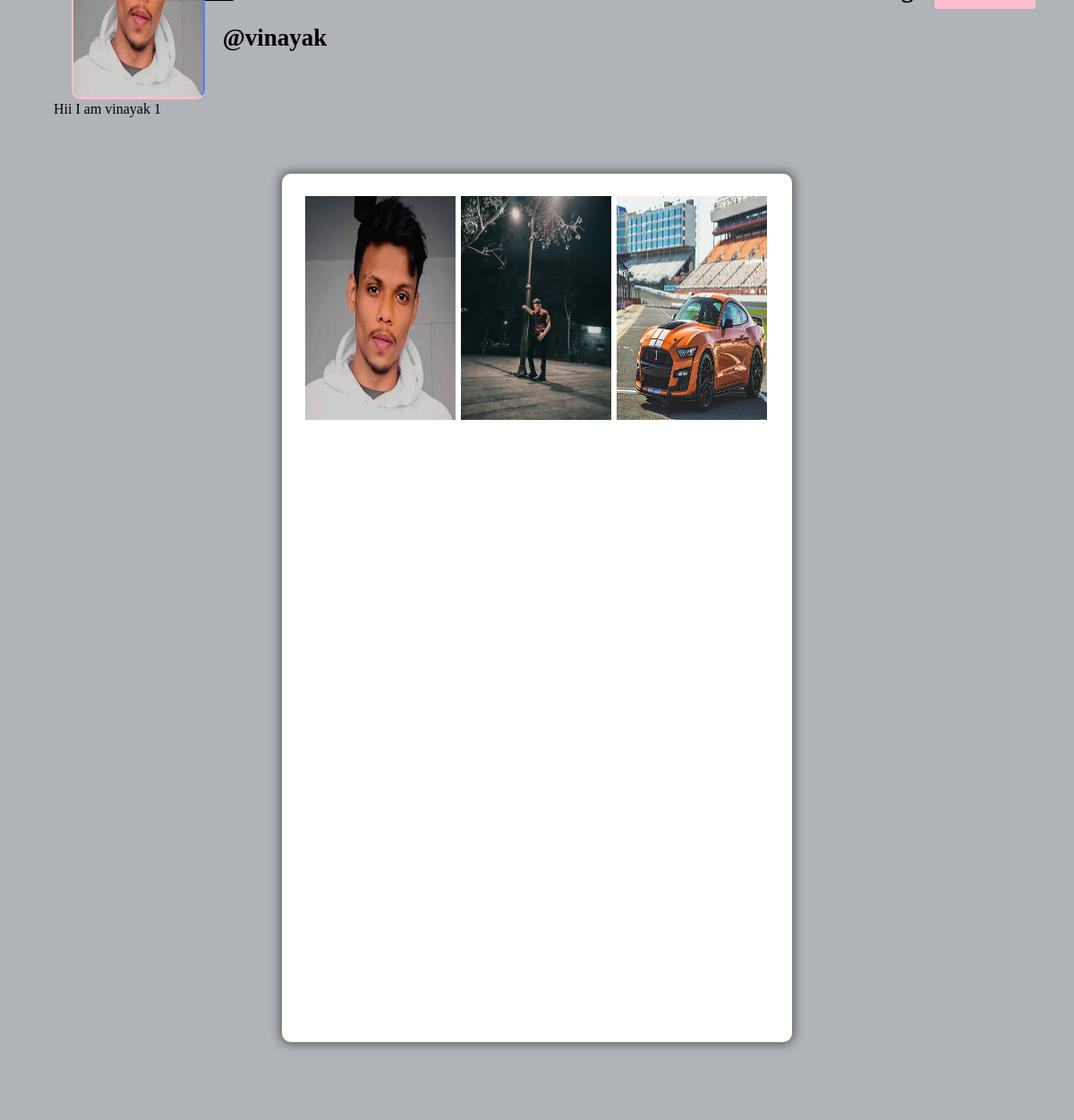
/profile/vinayak (signed in), run on the app's committed database.
### core/models.py (models this page shows, shortened)
class Profile(models.Model):
    user = models.ForeignKey(User,on_delete=models.CASCADE)
    name = models.CharField(max_length=200)
    id_user = models.IntegerField(blank=True)
    bio = models.TextField(blank=True)
    profile_img = models.ImageField(upload_to = 'profile_images', default = 'user.png')
    location = models.CharField(max_length=200,blank=True)

class Post(models.Model):
    id = models.UUIDField(primary_key = True, default=uuid.uuid4)
    user = models.CharField(max_length=100)
    image = models.ImageField(upload_to='post_images')
    caption = models.TextField()
    created_at = models.DateTimeField(default=datetime.now)
    no_of_likes = models.IntegerField(default=0)

### core/views.py (the view)
# urls.py: path('profile/<str:pk>', views.profile, name = 'profile'),
@login_required(login_url='signin')
def profile(request, pk):
    user_object = User.objects.get(username=pk)
    user_profile = Profile.objects.get(user=user_object)
    user_posts = Post.objects.filter(user=pk)
    user_posts_length = len(user_posts)
    follower = request.user.username
    user = pk
    if FollowersCount.objects.filter(follower=follower,user=user).first():
        button_text = 'Unfollow'
    else:
        button_text = 'Follow'
    user_followers = len(FollowersCount.objects.filter(user=pk))
    user_following = len(FollowersCount.objects.filter(follower=pk))
    context = {
        'user_object':user_object,
        'user_profile': user_profile,
        'user_posts':user_posts,
        'user_posts_length':user_posts_length,
        'button_text':button_text,
        'user_followers':user_followers,
        'user_following':user_following
    }
    return render(request,'profile.html', context)

### templates/profile.html (shortened to what this page needs)
{% load static %}
<!DOCTYPE html>
<html lang="en">
<head>
    <link rel="stylesheet" href="{% static 'css/main.min.css' %}">
    <link rel="stylesheet" href="{% static 'css/style.css' %}">
    <link rel="stylesheet" href="{% static 'css/color.css' %}">
    <link rel="stylesheet" href="{% static 'css/responsive.css' %}">
</head>
<body>
	<section>
			<div class="feature-photo">
				<figure><img src="{% static 'images/resources/8c92d24489908858-ford-mustang-dr.jpg' %}" alt=""></figure>
				<form action="/follow" method="POST">
					<div class="add-btn">
					{% if user_object.username == user.username %}
					<a href="/setting" title="" data-ripple=""><button type="button" style="background-color: #ffc0cb; border: #ffc0cb;">Edit Profile</button></a>
					{% else %}
					<a href="" title="" data-ripple=""><button type="submit" style="background-color: #ffc0cb; border: #ffc0cb;">{{button_text}}</button></a>
					{% endif %}
					</div>
				</form>
				<div class="container-fluid">
					<div class="row merged">
						<div class="col-lg-2 col-sm-3">
							<div class="user-avatar">
								<figure>
									<img src="{{user_profile.profile_img.url}}" style="height: 250px; width: 100%;" alt="">
								</figure>
							</div>
						</div>
						<div class="col-lg-10 col-sm-9">
							<div class="timeline-info">
								<ul>
									<li class="admin-name">
									  <h5 style="color: black;white-space: nowrap; width: 110px; font-size: 27px;"><b>@{{user_profile.user.username}}</b></h5>
									</li>
								</ul>
							</div>
						</div>
					</div>
				</div>
			</div>
		</section>
		<section>
			<div class="bio">
				{{user_profile.bio}}
			</div>
		</section>
	<section>
		<div class="gap gray-bg">
			<div class="container-fluid">
				<div class="row">
					<div class="col-lg-12">
						<div class="row" id="page-contents">
							<div class="col-lg-3">
								<aside class="sidebar static">
								</aside>
							</div>
							<div class="col-lg-6">
								<div class="central-meta">
									<ul class="photos">
										{% for post in user_posts %}
										<li>
											<a class="strip" href="{{post.image.url}}" title="" data-strip-group="mygroup" data-strip-group-options="loop: false">
												<img src="{{post.image.url}}" style="height: 250px; width: 300px;" alt=""></a>
										</li>
										{% endfor %}
									</ul>
								</div>
							</div>
							<div class="col-lg-3">
								<aside class="sidebar static">
								</aside>
							</div>
						</div>
					</div>
				</div>
			</div>
		</div>
	</section>
</body>
</html>

### static/css/color.css (style rules this page uses)
#nprogress .bar, .timeline-info > ul li a::before, .add-btn > a, .activitiez > li::before, form button, .colla-apps > li a:hover, a.underline:before, .setting-row input:checked + label, .user-avatar:hover .edit-phto, .error-meta > a, .color-bg, .add-butn, .nav.nav-tabs.likes-btn > li a.active, a.dislike-btn, .drop > a:hover, .btn-view.btn-load-more:hover, .accordion .card h5 button[aria-expanded="true"], .chat-head, .f-page > figure em, .inbox-panel-head > ul > li > a, .nav-tabs--left .nav-link.active, .nav-tabs--left .nav-link.active:hover, footer .widget-title h4::before, #topcontrol, .sidebar .widget-title::before, .f-title::before, .g-post-classic > figure > i::after, .purify > a, .help-list > a:hover, .open-position::before, .info > a, .category-box:hover, .category-box.selected, a.main-btn, .section-heading::before, .getquot-baner, .more-branches > h4::before, .is-helpful > a, .cart-optionz > li > a:hover, .paginationz > li a:hover, .paginationz > li a.active, .shopping-cart, a.btn2:hover, .form-submit > input[type="submit"], button.submit-checkout, .delete-cart:hover, .proceed .button, .amount-area .update-cart, a.addnewforum, .apply-bttons > a { background: orange; }

### static/css/responsive.css (style rules this page uses)
@media screen and (max-width: 1281px) and (min-width: 1024px) { .photos > li { min-width: 32.2%; width: 32.2%; } }
@media screen and (max-width: 1281px) and (min-width: 1024px) { .timeline-info { line-height: 51px; } }
@media screen and (max-width: 1281px) and (min-width: 1024px) { .timeline-info .admin-name > h5 { font-size: 20px; } }
@media screen and (max-width: 1281px) and (min-width: 1024px) { .user-avatar { width: 80.2% } }

### data on the page
Profile: profile_img (picture), user.username "vinayak", bio "Hii I am vinayak 1"
Post: image (picture)
Post: image (picture)
Post: image (picture)
